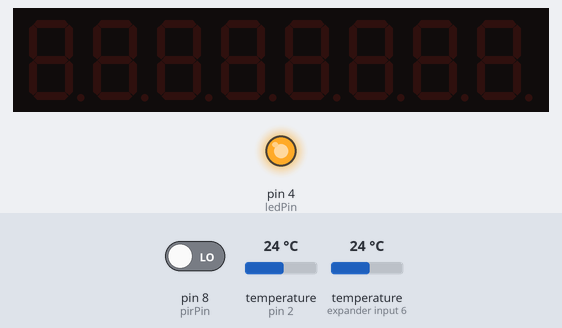
Simulated run of this sketch. Board: Arduino Uno, built with avr-gcc and run on an emulated ATmega328P. Parts: 8-digit seven-segment display, output pins drawn as LEDs (lit = HIGH). The inputs (shaded band) are chosen by the test bench; at power-on: pin 8 (pirPin) LOW, temperature (sensors on pin 2, expander input 6) 24 °C.

Above: at 1.3 s.
At 62.0 s:
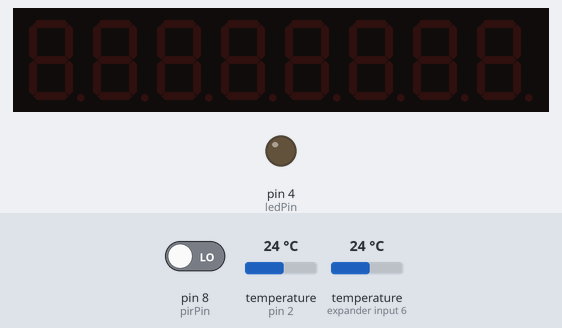
Timing chart, 0 to 63.5 s (numbered marks = the images above):
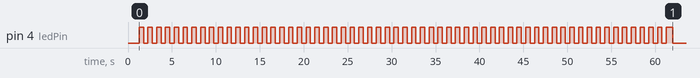

The sketch:

meteo_station.ino
```cpp
#include <OneWire.h>
#include <DallasTemperature.h>
#include <LedControl.h>

//Описание и схема метеостанции: https://bigus.ru/meteostantsiya_na_arduino.html
//НЕ ЗАБУДЬТЕ ПОМЕНЯТЬ АДРЕСА ДАТЧИКОВ ТЕМПЕРАТУРЫ  НА СВОИ!


// Data wire is plugged into port 2 on the Arduino
#define ONE_WIRE_BUS 2

// Setup a oneWire instance to communicate with any OneWire devices (not just Maxim/Dallas temperature ICs)
OneWire oneWire(ONE_WIRE_BUS);

// Pass our oneWire reference to Dallas Temperature.
DallasTemperature sensors(&oneWire);

// здесь прописываются адреса датчиков температуры, у каждого они свои
// определите эти адреса и замените в коде ниже
DeviceAddress Thermometer1 = {
  0x28, 0xBF, 0xAF, 0x07, 0x00, 0x00, 0x80, 0x6B };  // адрес датчика 28BFAF070000806B

DeviceAddress Thermometer2 = {
  0x28, 0xFD, 0xD6, 0x03, 0x00, 0x00, 0x80, 0xE0};  // адрес датчика 28FDD603000080E0

LedControl lc=LedControl(6,5,7,1);

  int i;
  int flag_en = 0;                // Флаг признака однократного гашения экрана
  unsigned long delaytime = 250;

  const int pirPin = 8;           // PIR Sensor
  const int ledPin = 4;           // LED подсветка

  const int ledBlinkTime = 500;   // Период моргания светодиода
  const unsigned long calibrationTime = 60; // Время калибровки PIR Module, секунды

  int ledState = LOW;             // этой переменной устанавливаем состояние светодиода
  int TempState = LOW;            // этой переменной устанавливаем состояние флага опроса температуры
  unsigned long previousTempMillis = 0;
  unsigned long temperature_interval = 60000; // интервал между запросами температуры (одна минута)


void setup(void) {
  sensors.begin();
   delay(delaytime);
  sensors.setResolution(Thermometer1, 10);
   delay(delaytime);
  sensors.setResolution(Thermometer2, 10);

   lc.shutdown(0,false);
   delay(delaytime);


   lc.setIntensity(0,8);
   delay(delaytime);

   lc.clearDisplay(0);
   delay(delaytime);

  pinMode(pirPin, INPUT);
  pinMode(ledPin, OUTPUT);

  digitalWrite(pirPin, LOW);

   for (i = 0; i < calibrationTime; i++) {
        digitalWrite(ledPin, HIGH);
        delay (500);
        digitalWrite(ledPin, LOW);
        delay (500);
       }
    TemperatureCheck ();            // Здесь запросим температуру один раз

}


void Show7(){                       // Функция вывода на индикатор

  lc.shutdown(0,false);          // Отключаем режим экономии индикатора
   delay(delaytime);

  lc.clearDisplay(0);
  delay(delaytime);

  float tempC = sensors.getTempC(Thermometer1);

  int x1;

   if( tempC < 0 && tempC >= -9) lc.setChar (0,6,'-',false);
   if( tempC < 0 && tempC < -9) lc.setChar (0,7,'-',false);

   tempC = abs (tempC);
  x1 = (int)(tempC*10);
   lc.setDigit(0,4,x1%10,false);
   x1 = x1/10;
  lc.setDigit(0,5,x1%10,true);
   x1 = x1/10;
  if( x1 >0 )lc.setDigit(0,6,x1%10,false);


   tempC = sensors.getTempC(Thermometer2);

   int x2;
   if( tempC < 0 && tempC >= -9) lc.setChar (0,2,'-',false);
   if( tempC < 0 && tempC < -9) lc.setChar (0,3,'-',false);

   tempC = abs (tempC);
   x2 = (int)(tempC*10);
   lc.setDigit(0,0,x2%10,false);
   x2 = x2/10;
   lc.setDigit(0,1,x2%10,true);
   x2 = x2/10;
   if( x2 >0 )lc.setDigit(0,2,x2%10,false);


 }

void TemperatureCheck () {

  digitalWrite(ledPin, HIGH);     // Включаем подсветку

  sensors.requestTemperatures();  // Запрос температуры

  Show7();                        // Вызов функции показа на индикаторе

while (digitalRead(pirPin) == HIGH) { // Надо, короче
delay (100);
}

  digitalWrite(ledPin, LOW);   // Гасим подсветку

  lc.clearDisplay(0);          // Очищаем экран
  lc.shutdown(0,true);         // Индикатор в режим экономии энергии

}

void loop(void) {

 if (digitalRead(pirPin) == HIGH) { // Движение?
    TemperatureCheck ();            // Уходим на запрос и отображение температуры
  }

}
```
